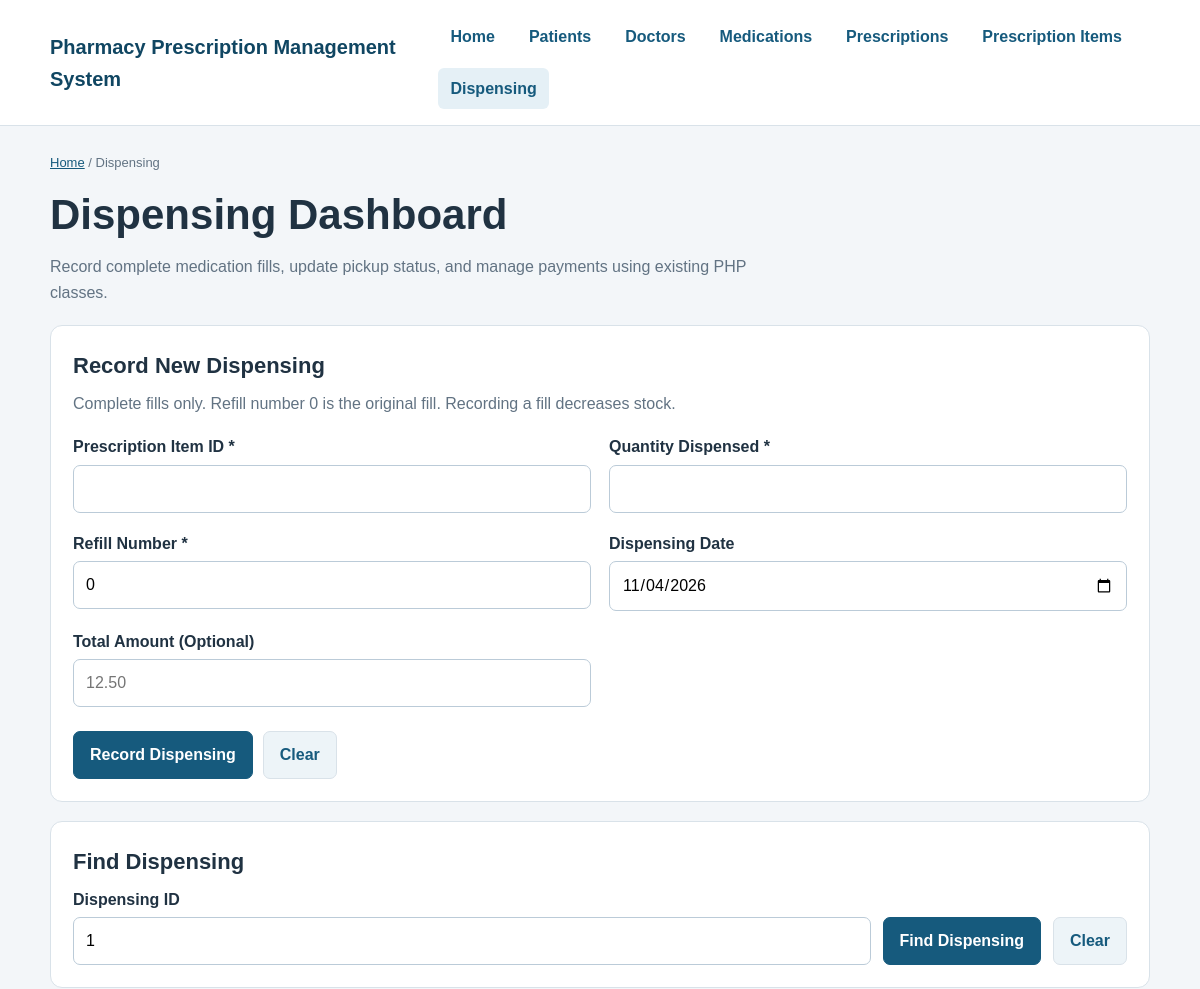
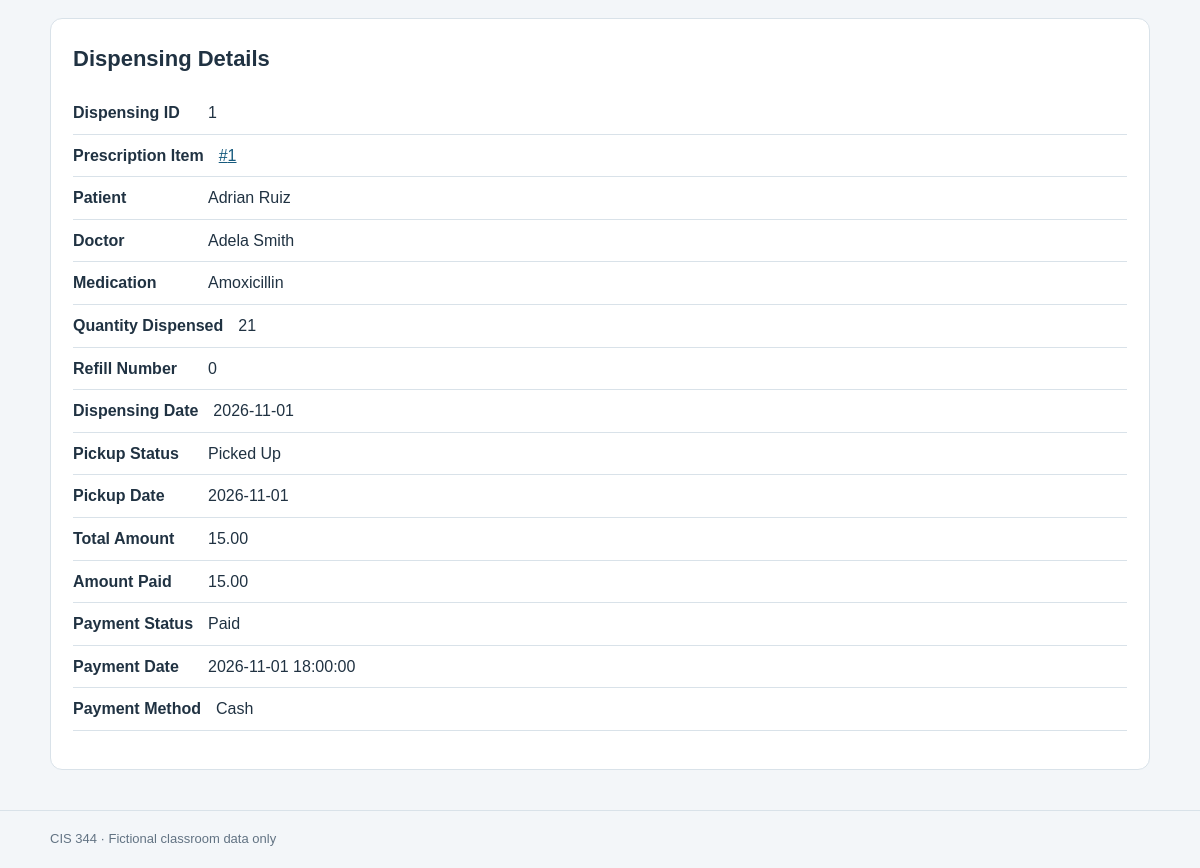
Screenshot of /pharmacy-prescription-mgmt/public/dispensings.php?id=1 with the database file from the repository (2 pictures, top to bottom).
### tables this page shows
CREATE TABLE dispensings (
    dispensing_id INT AUTO_INCREMENT PRIMARY KEY,
    item_id INT NOT NULL,
    dispense_date DATE,
    refill_number INT NOT NULL DEFAULT 0,
    quantity_dispensed INT NOT NULL,
    pickup_status VARCHAR(20),
    pickup_date DATE,
    total_amount DECIMAL(10,2),
    amount_paid DECIMAL(10,2),
    payment_status VARCHAR(20),
    payment_date DATETIME,
    payment_method VARCHAR(20),
    FOREIGN KEY (item_id) REFERENCES prescription_items(item_id),
    CHECK (refill_number >= 0),
    CHECK (quantity_dispensed > 0),
    CHECK (total_amount >= 0),
    CHECK (amount_paid >= 0),
    CHECK (amount_paid <= total_amount)
);

CREATE TABLE medication (
    medication_id INT AUTO_INCREMENT PRIMARY KEY,
    medication_name VARCHAR(100) NOT NULL,
    strength VARCHAR(50),
    form VARCHAR(50),
    stock_quantity INT NOT NULL DEFAULT 0,
    CHECK (stock_quantity >= 0)
);

### pharmacy-prescription-mgmt/app/Dispensing.php (called while the page is built, shortened)
<?php
class Dispensing
{
    private PDO $connection;
    private ?int $dispensingId;
    private int $itemId;
    private ?string $dispenseDate;
    private int $refillNumber;
    private int $quantityDispensed;
    private ?string $pickupStatus = null;
    private ?string $pickupDate = null;
    private ?string $totalAmount;
    private ?string $amountPaid = null;
    private ?string $paymentStatus = null;
    private ?string $paymentDate = null;
    private ?string $paymentMethod = null;
    public function __construct(
        PDO $connection,
        int $itemId,
        int $quantityDispensed,
        int $refillNumber = 0,
        ?string $dispenseDate = null,
        ?string $totalAmount = null,
        ?int $dispensingId = null
    ) {
        $this->connection = $connection;
        $this->dispensingId = $dispensingId;
        $this->itemId = $itemId;
        $this->quantityDispensed = $quantityDispensed;
        $this->refillNumber = $refillNumber;
        $this->dispenseDate = $dispenseDate;
        $this->totalAmount = $totalAmount;
    }
    public function getDispensingId(): ?int
    {
        return $this->dispensingId;
    }
    public function getItemId(): int
    {
        return $this->itemId;
    }
    public function getRefillNumber(): int
    {
        return $this->refillNumber;
    }
    public function getQuantityDispensed(): int
    {
        return $this->quantityDispensed;
    }
    public function getDispenseDate(): ?string
    {
        return $this->dispenseDate;
    }
    public function getPickupStatus(): ?string
    {
        return $this->pickupStatus;
    }
    public function getPickupDate(): ?string
    {
        return $this->pickupDate;
    }
    public function getTotalAmount(): ?string
    {
        return $this->totalAmount;
    }
    public function getAmountPaid(): ?string
    {
        return $this->amountPaid;
    }
    public function getPaymentStatus(): ?string
    {
        return $this->paymentStatus;
    }
    public function getPaymentDate(): ?string
    {
        return $this->paymentDate;
    }
    public function getPaymentMethod(): ?string
    {
        return $this->paymentMethod;
    }
    public static function findById(
        PDO $connection,
        int $dispensingId
    ): ?Dispensing {
        $sql = "SELECT *
                FROM dispensings
                WHERE dispensing_id = :dispensing_id";
        $statement = $connection->prepare($sql);
        $statement->execute([
            'dispensing_id' => $dispensingId
        ]);
        $row = $statement->fetch(PDO::FETCH_ASSOC);
        $dispensing = new Dispensing(
            $connection,
            (int) $row['item_id'],
            (int) $row['quantity_dispensed'],
            (int) $row['refill_number'],
            $row['dispense_date'],
            $row['total_amount'],
            (int) $row['dispensing_id']
        );
        $dispensing->pickupStatus = $row['pickup_status'];
        $dispensing->pickupDate = $row['pickup_date'];
        $dispensing->amountPaid = $row['amount_paid'];
        $dispensing->paymentStatus = $row['payment_status'];
        $dispensing->paymentDate = $row['payment_date'];
        $dispensing->paymentMethod = $row['payment_method'];
        return $dispensing;
    }
    public function getDetails(): array
    {
        $sql = "
            SELECT
                di.*,
                m.medication_name,
                CONCAT(pt.first_name, ' ', pt.last_name)
                    AS patient_name,
                CONCAT(d.first_name, ' ', d.last_name)
                    AS doctor_name
            FROM dispensings AS di
            JOIN prescription_items AS pi
                ON di.item_id = pi.item_id
            JOIN medication AS m
                ON pi.medication_id = m.medication_id
            JOIN prescriptions AS p
                ON pi.prescription_id = p.prescription_id
            JOIN patients AS pt
                ON p.patient_id = pt.patient_id
            JOIN doctors AS d
                ON p.doctor_id = d.doctor_id
            WHERE di.dispensing_id = :dispensing_id
        ";
        $statement = $this->connection->prepare($sql);
        $statement->execute([
            'dispensing_id' => $this->dispensingId
        ]);
        $row = $statement->fetch(PDO::FETCH_ASSOC);
        return $row;
    }
    private static function validateDate(string $date): void
    {
        $parsed = DateTimeImmutable::createFromFormat(
            '!Y-m-d',
            $date
        );
    }
    private static function moneyToCents(string $amount): int
    {
        $parts = explode('.', $amount);
        $whole = (int) $parts[0];
        $fraction = isset($parts[1])
            ? (int) str_pad($parts[1], 2, '0')
            : 0;
        return $whole * 100 + $fraction;
    }
}

### pharmacy-prescription-mgmt/public/dispensings.php (the view, shortened to what this page needs)
<?php
require_once __DIR__ . '/../app/PrescriptionItem.php';
require_once __DIR__ . '/../app/Dispensing.php';
function dispensingHtml(mixed $value): string
{
    return htmlspecialchars(
        (string) ($value ?? ''),
        ENT_QUOTES | ENT_SUBSTITUTE,
        'UTF-8'
    );
}
function dispensingInteger(
    mixed $value,
    int $minimum = 1
): ?int {
    $number = filter_var(
        $value,
        FILTER_VALIDATE_INT,
        ['options' => [
            'min_range' => $minimum,
            'max_range' => 2147483647
        ]]
    );
    return $number === false ? null : (int) $number;
}
$errors = [];
$selectedId = null;
$dispensing = null;
$details = [];
$values = [
    'item_id' => '',
    'quantity_dispensed' => '',
    'refill_number' => '0',
    'dispense_date' => date('Y-m-d'),
    'total_amount' => ''
];
if ($_SERVER['REQUEST_METHOD'] === 'GET' &&
    isset($_GET['id'])) {
    $selectedId = dispensingInteger($_GET['id']);
}
if ($selectedId !== null) {
    try {
        $connection = (new Database())->getConnection();
        $dispensing = Dispensing::findById(
            $connection,
            $selectedId
        );
        if ($dispensing === null) {
            $errors[] = 'Dispensing record not found.';
        } else {
            $details = $dispensing->getDetails();
        }
    } catch (Throwable $error) {
        error_log($error->getMessage());
        $errors[] = 'Unable to load dispensing details.';
        $dispensing = null;
    }
}
?>
<!DOCTYPE html>
<html lang="en">
<head>
    <link rel="stylesheet" href="css/style.css">
</head>
<body>
<header class="site-header">
    <div class="container header-content">
        <a class="brand" href="index.php">
            Pharmacy Prescription Management System
        </a>
        <nav aria-label="Main navigation">
            <a href="index.php">Home</a>
            <a href="patients.php">Patients</a>
            <a href="doctors.php">Doctors</a>
            <a href="medications.php">Medications</a>
            <a href="prescriptions.php">Prescriptions</a>
            <a href="prescription_items.php">Prescription Items</a>
            <a class="active"
               href="dispensings.php"
               aria-current="page">
                Dispensing
            </a>
        </nav>
    </div>
</header>
<main class="container page-content">
    <p class="breadcrumb">
        <a href="index.php">Home</a> / Dispensing
    </p>
    <h1>Dispensing Dashboard</h1>
    <p class="page-description">
        Record complete medication fills, update pickup
        status, and manage payments using existing PHP classes.
    </p>
    <section class="panel">
        <h2>Record New Dispensing</h2>
        <p class="muted">
            Complete fills only. Refill number 0 is the
            original fill. Recording a fill decreases stock.
        </p>
        <form method="post" action="dispensings.php">
            <div class="form-grid">
                <div class="form-field">
                    <label for="item_id">
                        Prescription Item ID *
                    </label>
                    <input type="number"
                           id="item_id"
                           name="item_id"
                           min="1"
                           required
                           value="<?= dispensingHtml(
                               $values['item_id']
                           ) ?>">
                </div>
                <div class="form-field">
                    <label for="quantity_dispensed">
                        Quantity Dispensed *
                    </label>
                    <input type="number"
                           id="quantity_dispensed"
                           name="quantity_dispensed"
                           min="1"
                           required
                           value="<?= dispensingHtml(
                               $values['quantity_dispensed']
                           ) ?>">
                </div>
                <div class="form-field">
                    <label for="refill_number">
                        Refill Number *
                    </label>
                    <input type="number"
                           id="refill_number"
                           name="refill_number"
                           min="0"
                           required
                           value="<?= dispensingHtml(
                               $values['refill_number']
                           ) ?>">
                </div>
                <div class="form-field">
                    <label for="dispense_date">
                        Dispensing Date
                    </label>
                    <input type="date"
                           id="dispense_date"
                           name="dispense_date"
                           value="<?= dispensingHtml(
                               $values['dispense_date']
                           ) ?>">
                </div>
                <div class="form-field">
                    <label for="total_amount">
                        Total Amount (Optional)
                    </label>
                    <input type="text"
                           id="total_amount"
                           name="total_amount"
                           inputmode="decimal"
                           placeholder="12.50"
                           maxlength="11"
                           value="<?= dispensingHtml(
                               $values['total_amount']
                           ) ?>">
                </div>
            </div>
            <div class="form-actions">
                <button type="submit"
                        class="button button-primary">
                    Record Dispensing
                </button>
                <a href="dispensings.php"
                   class="button button-light">
                    Clear
                </a>
            </div>
        </form>
    </section>
    <section class="panel">
        <h2>Find Dispensing</h2>
        <form method="get"
              action="dispensings.php"
              class="search-form">
            <div class="form-field">
                <label for="dispensing_id">
                    Dispensing ID
                </label>
                <input type="number"
                       id="dispensing_id"
                       name="id"
                       min="1"
                       required
                       value="<?= dispensingHtml(
                           $selectedId ?? ''
                       ) ?>">
            </div>
            <button type="submit"
                    class="button button-primary">
                Find Dispensing
            </button>
            <a href="dispensings.php"
               class="button button-light">
                Clear
            </a>
        </form>
    </section>
    <?php if ($dispensing !== null): ?>
        <section class="panel">
            <h2>Dispensing Details</h2>
            <dl class="details-list">
                <div>
                    <dt>Dispensing ID</dt>
                    <dd><?= dispensingHtml(
                        $dispensing->getDispensingId()
                    ) ?></dd>
                </div>
                <div>
                    <dt>Prescription Item</dt>
                    <dd>
                        <a href="prescription_items.php?id=<?= dispensingHtml(
                            $dispensing->getItemId()
                        ) ?>">
                            #<?= dispensingHtml(
                                $dispensing->getItemId()
                            ) ?>
                        </a>
                    </dd>
                </div>
                <div>
                    <dt>Patient</dt>
                    <dd><?= dispensingHtml(
                        $details['patient_name'] ?? ''
                    ) ?></dd>
                </div>
                <div>
                    <dt>Doctor</dt>
                    <dd><?= dispensingHtml(
                        $details['doctor_name'] ?? ''
                    ) ?></dd>
                </div>
                <div>
                    <dt>Medication</dt>
                    <dd><?= dispensingHtml(
                        $details['medication_name'] ?? ''
                    ) ?></dd>
                </div>
                <div>
                    <dt>Quantity Dispensed</dt>
                    <dd><?= dispensingHtml(
                        $dispensing->getQuantityDispensed()
                    ) ?></dd>
                </div>
                <div>
                    <dt>Refill Number</dt>
                    <dd><?= dispensingHtml(
                        $dispensing->getRefillNumber()
                    ) ?></dd>
                </div>
                <div>
                    <dt>Dispensing Date</dt>
                    <dd><?= dispensingHtml(
                        $dispensing->getDispenseDate() ?? '-'
                    ) ?></dd>
                </div>
                <div>
                    <dt>Pickup Status</dt>
                    <dd><?= dispensingHtml(
                        $dispensing->getPickupStatus() ?? '-'
                    ) ?></dd>
                </div>
                <div>
                    <dt>Pickup Date</dt>
                    <dd><?= dispensingHtml(
                        $dispensing->getPickupDate() ?? '-'
                    ) ?></dd>
                </div>
                <div>
                    <dt>Total Amount</dt>
                    <dd><?= dispensingHtml(
                        $dispensing->getTotalAmount() ?? '-'
                    ) ?></dd>
                </div>
                <div>
                    <dt>Amount Paid</dt>
                    <dd><?= dispensingHtml(
                        $dispensing->getAmountPaid() ?? '-'
                    ) ?></dd>
                </div>
                <div>
                    <dt>Payment Status</dt>
                    <dd><?= dispensingHtml(
                        $dispensing->getPaymentStatus() ?? '-'
                    ) ?></dd>
                </div>
                <div>
                    <dt>Payment Date</dt>
                    <dd><?= dispensingHtml(
                        $dispensing->getPaymentDate() ?? '-'
                    ) ?></dd>
                </div>
                <div>
                    <dt>Payment Method</dt>
                    <dd><?= dispensingHtml(
                        $dispensing->getPaymentMethod() ?? '-'
                    ) ?></dd>
                </div>
            </dl>
        </section>
    <?php endif; ?>
</main>
<footer class="site-footer">
    <div class="container">
        CIS 344 &middot; Fictional classroom data only
    </div>
</footer>
</body>
</html>

### rows the page displays
dispensings: dispensing_id "1", item "1", medication.medication_name "Amoxicillin", quantity_dispensed "21", refill_number "0", dispense_date "2026-11-01", pickup_status "Picked Up", pickup_date "2026-11-01", total_amount "15.00", amount_paid "15.00", payment_status "Paid", payment_date "2026-11-01 18:00:00", payment_method "Cash"
